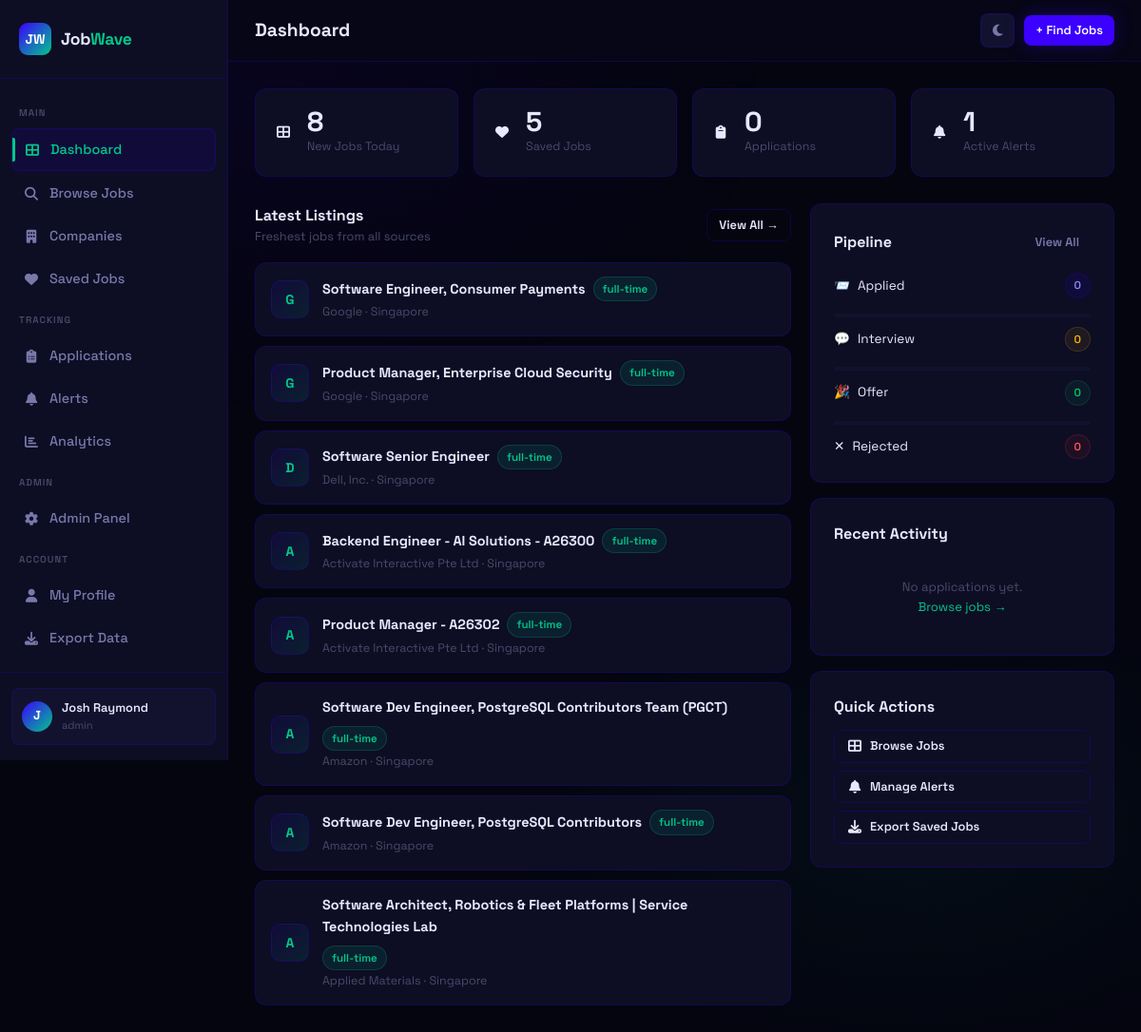
The page /dashboard (signed in) on the database its author committed.
### app.py (models this page shows, shortened)
class User(db.Model):
    id = db.Column(db.Integer, primary_key=True)
    name = db.Column(db.String(120), nullable=False)
    email = db.Column(db.String(120), unique=True, nullable=False)
    password_hash = db.Column(db.String(256), nullable=False)
    role = db.Column(db.String(20), default='user')
    created_at = db.Column(db.DateTime, default=datetime.utcnow)
    is_active = db.Column(db.Boolean, default=True)
    saved_jobs = db.relationship('SavedJob', backref='user', lazy=True, cascade='all, delete-orphan')
    applications = db.relationship('Application', backref='user', lazy=True, cascade='all, delete-orphan')
    alerts = db.relationship('Alert', backref='user', lazy=True, cascade='all, delete-orphan')
    profile = db.relationship('UserProfile', backref='user', uselist=False, cascade='all, delete-orphan')
    @property
    def is_authenticated(self): return True

class Job(db.Model):
    id = db.Column(db.Integer, primary_key=True)
    title = db.Column(db.String(200), nullable=False)
    company = db.Column(db.String(200), nullable=False)
    location = db.Column(db.String(200))
    job_type = db.Column(db.String(50))          # full-time | part-time | remote | contract
    experience = db.Column(db.String(50))         # entry | mid | senior
    salary_min = db.Column(db.Integer)
    salary_max = db.Column(db.Integer)
    description = db.Column(db.Text)
    requirements = db.Column(db.Text)
    source = db.Column(db.String(100))
    source_url = db.Column(db.String(500))
    source_id = db.Column(db.String(200), unique=True)  # duplicate detection
    tags = db.Column(db.String(500))
    is_active = db.Column(db.Boolean, default=True)
    scraped_at = db.Column(db.DateTime, default=datetime.utcnow)
    posted_at = db.Column(db.DateTime)
    views = db.Column(db.Integer, default=0)

### app.py (the view)
@app.route('/dashboard')
@login_required
def dashboard():
    saved_count = SavedJob.query.filter_by(user_id=current_user.id).count()
    app_count = Application.query.filter_by(user_id=current_user.id).count()
    alert_count = Alert.query.filter_by(user_id=current_user.id, is_active=True).count()
    recent_apps = Application.query.filter_by(user_id=current_user.id)\
        .order_by(Application.applied_at.desc()).limit(5).all()
    status_counts = {}
    for status in ['applied', 'interview', 'offer', 'rejected']:
        status_counts[status] = Application.query.filter_by(user_id=current_user.id, status=status).count()
    recent_jobs = Job.query.filter_by(is_active=True).order_by(Job.scraped_at.desc()).limit(8).all()
    return render_template('dashboard.html', saved_count=saved_count, app_count=app_count,
                           alert_count=alert_count, recent_apps=recent_apps,
                           status_counts=status_counts, recent_jobs=recent_jobs)

### app.py (called while the page is built)
@login_manager.user_loader
def load_user(user_id):
    return User.query.get(int(user_id))

### templates/dashboard.html (shortened to what this page needs)
<link rel="stylesheet" href="https://cdnjs.cloudflare.com/ajax/libs/font-awesome/6.5.0/css/all.min.css">
{% extends 'base.html' %}
{% block page_title %}Dashboard{% endblock %}
{% block content %}
<div class="stagger">
  <div class="stats-grid">
    <div class="stat-card">
      <span class="nav-icon"><i class="fa-solid fa-table-cells-large"></i></span>
      <div>
        <div class="stat-value">{{ recent_jobs|length }}</div>
        <div class="stat-label">New Jobs Today</div>
      </div>
    </div>
    <div class="stat-card">
      <span class="nav-icon"><i class="fa-solid fa-heart"></i></span>
      <div>
        <div class="stat-value">{{ saved_count }}</div>
        <div class="stat-label">Saved Jobs</div>
      </div>
    </div>
    <div class="stat-card">
      <span class="nav-icon"><i class="fa-solid fa-clipboard"></i></span>
      <div>
        <div class="stat-value">{{ app_count }}</div>
        <div class="stat-label">Applications</div>
      </div>
    </div>
    <div class="stat-card">
      <span class="nav-icon"><i class="fa-solid fa-bell"></i></span>
      <div>
        <div class="stat-value">{{ alert_count }}</div>
        <div class="stat-label">Active Alerts</div>
      </div>
    </div>
  </div>
  <div class="dashboard-grid">
    <div class="dashboard-main">
      <div class="section-header">
        <div>
          <div class="section-title">Latest Listings</div>
          <div class="section-sub">Freshest jobs from all sources</div>
        </div>
        <a href="{{ url_for('jobs') }}" class="btn btn-outline btn-sm">View All →</a>
      </div>
      <div style="display:flex;flex-direction:column;gap:10px;">
        {% for job in recent_jobs %}
        <div class="card job-row-card">
          <div class="company-logo" style="width:40px;height:40px;font-size:14px;flex-shrink:0;">{{ job.company[0] }}</div>
          <div style="flex:1;min-width:0;">
            <div style="display:flex;align-items:center;gap:8px;flex-wrap:wrap;">
              <a href="{{ url_for('job_detail', job_id=job.id) }}" style="font-weight:700;font-size:0.9rem;color:var(--text);">{{ job.title }}</a>
              <span class="badge badge-mint">{{ job.job_type or 'full-time' }}</span>
            </div>
            <div style="font-size:0.78rem;color:var(--text-muted);margin-top:2px;">{{ job.company }} · {{ job.location }}</div>
          </div>
        </div>
        {% endfor %}
      </div>
    </div>
    <div class="dashboard-side">
      <div class="card">
        <div class="section-header">
          <div class="section-title">Pipeline</div>
          <a href="{{ url_for('applications') }}" class="btn btn-ghost btn-sm">View All</a>
        </div>
        <div style="display:flex;flex-direction:column;gap:10px;margin-top:4px;">
          {% set statuses = [('applied','badge-indigo','📨'),('interview','badge-amber','💬'),('offer','badge-green','🎉'),('rejected','badge-red','✕')] %}
          {% for status, cls, icon in statuses %}
          {% set count = status_counts.get(status, 0) %}
          <div style="display:flex;align-items:center;justify-content:space-between;">
            <div style="display:flex;align-items:center;gap:8px;font-size:0.85rem;">
              <span>{{ icon }}</span>
              <span style="text-transform:capitalize;">{{ status }}</span>
            </div>
            <span class="badge {{ cls }}">{{ count }}</span>
          </div>
          {% if not loop.last %}
          <div class="progress">
          </div>
          {% endif %}
          {% endfor %}
        </div>
      </div>
      <div class="card">
        <div class="section-header">
          <div class="section-title">Recent Activity</div>
        </div>
        <div style="display:flex;flex-direction:column;gap:10px;">
          {% for app in recent_apps %}
          <div style="display:flex;align-items:center;gap:10px;">
            <div style="width:32px;height:32px;border-radius:8px;background:var(--indigo-dim);display:flex;align-items:center;justify-content:center;font-size:12px;font-weight:800;color:var(--mint);flex-shrink:0;">{{ app.job.company[0] }}</div>
            <div style="flex:1;min-width:0;">
              <div style="font-size:0.82rem;font-weight:600;white-space:nowrap;overflow:hidden;text-overflow:ellipsis;">{{ app.job.title }}</div>
              <div style="font-size:0.72rem;color:var(--text-muted);">{{ app.applied_at.strftime('%b %d') }}</div>
            </div>
            <span class="badge {% if app.status == 'applied' %}badge-indigo{% elif app.status == 'interview' %}badge-amber{% elif app.status == 'offer' %}badge-green{% else %}badge-red{% endif %}">{{ app.status }}</span>
          </div>
          {% else %}
          <div style="text-align:center;padding:16px;color:var(--text-muted);font-size:0.82rem;">
            No applications yet.<br>
            <a href="{{ url_for('jobs') }}">Browse jobs →</a>
          </div>
          {% endfor %}
        </div>
      </div>
      <div class="card">
        <div class="section-title" style="margin-bottom:12px;">Quick Actions</div>
        <div style="display:flex;flex-direction:column;gap:8px;">
          <a href="{{ url_for('jobs') }} " class="btn btn-outline btn-sm" style="justify-content:flex-start;">
            <span class="nav-icon"><i class="fa-solid fa-table-cells-large"></i></span>Browse Jobs</a>
          <a href="{{ url_for('alerts') }}" class="btn btn-outline btn-sm" style="justify-content:flex-start;">
            <span class="nav-icon"><i class="fa-solid fa-bell"></i></span>Manage Alerts
          </a>
          <a href="{{ url_for('export_jobs') }}" class="btn btn-outline btn-sm" style="justify-content:flex-start;">
            <span class="nav-icon"><i class="fa-solid fa-download"></i></span>Export Saved Jobs
          </a>
        </div>
      </div>
    </div>
  </div>
</div>
{% endblock %}

### templates/base.html (shortened to what this page needs)
<!DOCTYPE html>
<html lang="en">
<head>
  <link rel="stylesheet" href="{{ url_for('static', filename='css/style.css') }}">
  <link rel="stylesheet" href="https://cdnjs.cloudflare.com/ajax/libs/font-awesome/6.5.0/css/all.min.css">
</head>
<body>
{% if current_user.is_authenticated %}
<div class="wrapper">
  <aside class="sidebar">
    <div class="sidebar-logo">
      <div class="logo-mark">JW</div>
      <div class="logo-text">Job<span>Wave</span></div>
    </div>
    <nav class="sidebar-nav">
      <span class="nav-section-label">Main</span>
      <a href="{{ url_for('dashboard') }}" class="nav-link {% if request.endpoint == 'dashboard' %}active{% endif %}">
        <span class="nav-icon"><i class="fa-solid fa-table-cells-large"></i></span> Dashboard
      </a>
      <a href="{{ url_for('jobs') }}" class="nav-link {% if request.endpoint in ['jobs','job_detail'] %}active{% endif %}">
        <span class="nav-icon"><i class="fa-solid fa-magnifying-glass"></i></span> Browse Jobs
      </a>
      <a href="{{ url_for('companies') }}" class="nav-link {% if request.endpoint in ['companies','company_page'] %}active{% endif %}">
        <span class="nav-icon"><i class="fa-solid fa-building"></i></span> Companies
      </a>
      <a href="{{ url_for('saved_jobs') }}" class="nav-link {% if request.endpoint == 'saved_jobs' %}active{% endif %}">
        <span class="nav-icon"><i class="fa-solid fa-heart"></i></span> Saved Jobs
      </a>
      <span class="nav-section-label">Tracking</span>
      <a href="{{ url_for('applications') }}" class="nav-link {% if request.endpoint == 'applications' %}active{% endif %}">
        <span class="nav-icon"><i class="fa-solid fa-clipboard-list"></i></span> Applications
      </a>
      <a href="{{ url_for('alerts') }}" class="nav-link {% if request.endpoint == 'alerts' %}active{% endif %}">
        <span class="nav-icon"><i class="fa-solid fa-bell"></i></span> Alerts
      </a>
      <a href="{{ url_for('analytics') }}" class="nav-link {% if request.endpoint == 'analytics' %}active{% endif %}">
        <span class="nav-icon"><i class="fa-solid fa-chart-bar"></i></span> Analytics
      </a>
      {% if current_user.role == 'admin' %}
      <span class="nav-section-label">Admin</span>
      <a href="{{ url_for('admin') }}" class="nav-link {% if request.endpoint == 'admin' %}active{% endif %}">
        <span class="nav-icon"><i class="fa-solid fa-gear"></i></span> Admin Panel
      </a>
      {% endif %}
      <span class="nav-section-label">Account</span>
      <a href="{{ url_for('profile') }}" class="nav-link {% if request.endpoint == 'profile' %}active{% endif %}">
        <span class="nav-icon"><i class="fa-solid fa-user"></i></span> My Profile
      </a>
      <a href="{{ url_for('export_jobs') }}" class="nav-link">
        <span class="nav-icon"><i class="fa-solid fa-download"></i></span> Export Data
      </a>
      <a href="{{ url_for('logout') }}" class="nav-link">
      </a>
    </nav>
    <div class="sidebar-footer">
      <div class="user-card">
        <div class="user-avatar">{{ current_user.name[0].upper() }}</div>
        <div class="user-info">
          <div class="user-name">{{ current_user.name }}</div>
          <div class="user-role">{{ current_user.role }}</div>
        </div>
      </div>
    </div>
  </aside>
  <main class="main">
    <div class="topbar">
      <div style="display:flex;align-items:center;gap:12px;">
        <div class="topbar-title">
          <h1>{% block page_title %}Dashboard{% endblock %}</h1>
        </div>
      </div>
      <div class="topbar-actions">
        <button class="theme-toggle" id="theme-toggle" title="Toggle light/dark mode">
          <i class="fa-solid fa-moon" id="theme-icon"></i>
        </button>
        {% block topbar_actions %}
        <a href="{{ url_for('jobs') }}" class="btn btn-primary btn-sm">+ Find Jobs</a>
        {% endblock %}
      </div>
    </div>
    <div class="page-content">
      {% block content %}{% endblock %}
    </div>
  </main>
</div>
{% else %}
  {% block public_content %}{% endblock %}
{% endif %}
</body>
</html>

### rows shown on the page
User: name "J", name "Josh Raymond", role "admin"
Job: company "G", title "Software Engineer, Consumer Payments", job_type "full-time", company "Google", location "Singapore"
Job: company "G", title "Product Manager, Enterprise Cloud Security", job_type "full-time", company "Google", location "Singapore"
Job: company "D", title "Software Senior Engineer", job_type "full-time", company "Dell, Inc.", location "Singapore"
Job: company "A", title "Backend Engineer - AI Solutions - A26300", job_type "full-time", company "Activate Interactive Pte Ltd", location "Singapore"
Job: company "A", title "Product Manager - A26302", job_type "full-time", company "Activate Interactive Pte Ltd", location "Singapore"
Job: company "A", title "Software Dev Engineer, PostgreSQL Contributors Team (PGCT)", job_type "full-time", company "Amazon", location "Singapore"
Job: company "A", title "Software Dev Engineer, PostgreSQL Contributors", job_type "full-time", company "Amazon", location "Singapore"
Job: company "A", title "Software Architect, Robotics & Fleet Platforms | Service Technologies Lab", job_type "full-time", company "Applied Materials", location "Singapore"

### other values the page prints
{{ recent_jobs|length }} "8"
{{ saved_count }} "5"
{{ app_count }} "0"
{{ alert_count }} "1"
{{ icon }} "📨" "💬" "🎉" "✕"
{{ status }} "Applied" "Interview" "Offer" "Rejected"
{{ count }} "0" "0" "0" "0"
